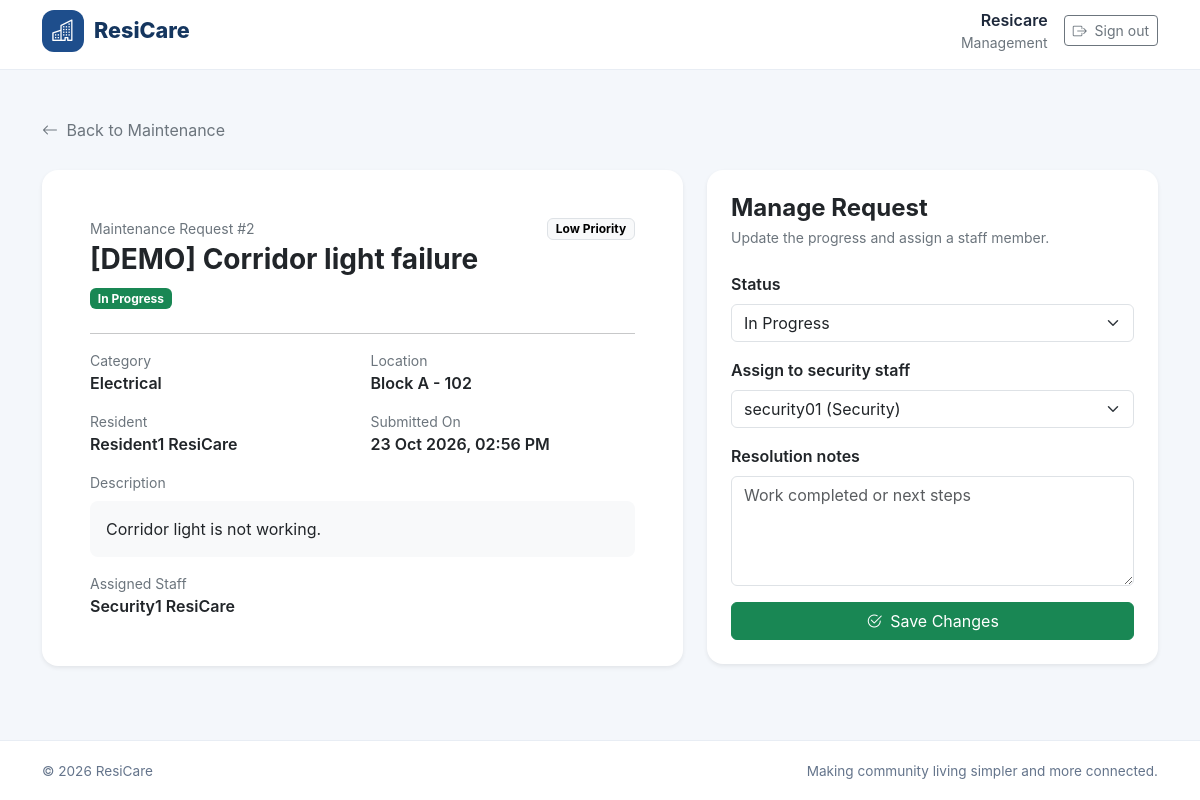
Screenshot of /maintenance/2/ (signed in) with the database file from the repository.
### accounts/models.py (models this page shows)
class User(AbstractUser):
    class Role(models.TextChoices):
        RESIDENT = "RESIDENT", "Resident"
        SECURITY = "SECURITY", "Security"
        MANAGEMENT = "MANAGEMENT", "Management"
    role = models.CharField(
        max_length=20,
        choices=Role.choices,
        default=Role.RESIDENT,
    )
    phone_number = models.CharField(
        max_length=15,
        blank=True,
    )
    def __str__(self):
        return f"{self.username} ({self.get_role_display()})"

### maintenance/models.py (models this page shows, shortened)
class MaintenanceRequest(models.Model):
    class Category(models.TextChoices):
        PLUMBING = "PLUMBING", "Plumbing"
        ELECTRICAL = "ELECTRICAL", "Electrical"
        CLEANING = "CLEANING", "Cleaning"
        LIFT = "LIFT", "Lift"
        WATER = "WATER", "Water Supply"
        SECURITY = "SECURITY", "Security"
        OTHER = "OTHER", "Other"
    class Priority(models.TextChoices):
        LOW = "LOW", "Low"
        MEDIUM = "MEDIUM", "Medium"
        HIGH = "HIGH", "High"
        URGENT = "URGENT", "Urgent"
    class Status(models.TextChoices):
        SUBMITTED = "SUBMITTED", "Submitted"
        IN_PROGRESS = "IN_PROGRESS", "In Progress"
        ON_HOLD = "ON_HOLD", "On Hold"
        RESOLVED = "RESOLVED", "Resolved"
        CLOSED = "CLOSED", "Closed"
    resident = models.ForeignKey(
        "residents.ResidentProfile",
        on_delete=models.PROTECT,
        related_name="maintenance_requests",
    )
    title = models.CharField(max_length=150)
    category = models.CharField(
        max_length=20,
        choices=Category.choices,
        default=Category.OTHER,
    )
    description = models.TextField()
    location = models.CharField(
        max_length=150,
        help_text="For example, Flat A-101 or the second-floor corridor.",
    )
    priority = models.CharField(
        max_length=10,
        choices=Priority.choices,
        default=Priority.MEDIUM,
    )
    status = models.CharField(
        max_length=15,
        choices=Status.choices,
        default=Status.SUBMITTED,
    )
    assigned_to = models.ForeignKey(
        settings.AUTH_USER_MODEL,
        on_delete=models.SET_NULL,
        null=True,
        blank=True,
        related_name="assigned_maintenance_requests",
    )
    resolution_notes = models.TextField(blank=True)
    created_at = models.DateTimeField(auto_now_add=True)
    updated_at = models.DateTimeField(auto_now=True)
    resolved_at = models.DateTimeField(null=True, blank=True)
    class Meta:
        ordering = ["-created_at"]

### residents/models.py (models this page shows, shortened)
class ResidentProfile(models.Model):
    class ResidentType(models.TextChoices):
        OWNER = "OWNER", "Owner"
        TENANT = "TENANT", "Tenant"
        FAMILY_MEMBER = "FAMILY_MEMBER", "Family Member"
    user = models.OneToOneField(
        settings.AUTH_USER_MODEL,
        on_delete=models.CASCADE,
        related_name="resident_profile",
    )
    apartment = models.ForeignKey(
        Apartment,
        on_delete=models.PROTECT,
        related_name="resident_profiles",
        null=True,
        blank=True,
    )
    resident_type = models.CharField(
        max_length=20,
        choices=ResidentType.choices,
        default=ResidentType.OWNER,
    )
    move_in_date = models.DateField(null=True, blank=True)
    emergency_contact_name = models.CharField(max_length=100, blank=True)
    emergency_contact_phone = models.CharField(max_length=15, blank=True)
    created_at = models.DateTimeField(auto_now_add=True)
    updated_at = models.DateTimeField(auto_now=True)
    class Meta:
        ordering = ["user__last_name", "user__first_name"]

### maintenance/views.py (the view, shortened to what this page needs)
@login_required
def request_detail(request, request_id):
    maintenance_request = get_object_or_404(
        MaintenanceRequest.objects.select_related(
            "resident__user", "assigned_to"
        ),
        pk=request_id,
    )
    user = request.user
    is_management = can_manage(user)
    is_security = user.role == "SECURITY"
    update_form = None
    if is_management or is_security:
        if request.method == "POST":
            if is_management:
                update_form = MaintenanceUpdateForm(
                    request.POST,
                    instance=maintenance_request,
                    user=user,
                )
            else:
                update_form = MaintenanceUpdateForm(
                    request.POST,
                    instance=maintenance_request,
                    user=user,
                )
            if update_form.is_valid():
                with transaction.atomic():
                    item = update_form.save(commit=False)
                    if is_security:
                        item.assigned_to = maintenance_request.assigned_to
                    if item.status in [
                        MaintenanceRequest.Status.RESOLVED,
                        MaintenanceRequest.Status.CLOSED,
                    ]:
                        if item.resolved_at is None:
                            item.resolved_at = timezone.now()
                    else:
                        item.resolved_at = None
                    item.save()
                messages.success(
                    request,
                    "Maintenance request updated successfully.",
                )
                return redirect(
                    "maintenance:request_detail",
                    request_id=maintenance_request.pk,
                )
        else:
            update_form = MaintenanceUpdateForm(
                instance=maintenance_request,
                user=user,
            )
    return render(
        request,
        "maintenance/request_detail.html",
        {
            "maintenance_request": maintenance_request,
            "update_form": update_form,
            "can_manage": is_management,
            "can_update": is_management or is_security,
        },
    )

### maintenance/views.py (called while the page is built)
def can_manage(user):
    return user.role == "MANAGEMENT"

### templates/maintenance/request_detail.html (shortened to what this page needs)
{% extends "base.html" %}
{% block content %}
<div class="container py-4 py-lg-5">
    <a href="{% url 'maintenance:dashboard' %}"
       class="text-decoration-none text-secondary">
        <i class="bi bi-arrow-left me-1"></i> Back to Maintenance
    </a>
    <div class="row g-4 mt-1">
        <div class="col-12 col-lg-7">
            <div class="card border-0 shadow-sm rounded-4">
                <div class="card-body p-4 p-lg-5">
                    <div class="d-flex flex-wrap justify-content-between gap-3 mb-4">
                        <div>
                            <div class="small text-secondary mb-1">
                                Maintenance Request #{{ maintenance_request.id }}
                            </div>
                            <h1 class="h3 fw-bold mb-2">
                                {{ maintenance_request.title }}
                            </h1>
                            <span class="badge text-bg-success">
                                {{ maintenance_request.get_status_display }}
                            </span>
                        </div>
                        <span class="badge text-bg-light border align-self-start">
                            {{ maintenance_request.get_priority_display }} Priority
                        </span>
                    </div>
                    <hr>
                    <div class="row g-3">
                        <div class="col-12 col-sm-6">
                            <div class="small text-secondary">Category</div>
                            <div class="fw-semibold">
                                {{ maintenance_request.get_category_display }}
                            </div>
                        </div>
                        <div class="col-12 col-sm-6">
                            <div class="small text-secondary">Location</div>
                            <div class="fw-semibold">
                                {{ maintenance_request.location }}
                            </div>
                        </div>
                        <div class="col-12 col-sm-6">
                            <div class="small text-secondary">Resident</div>
                            <div class="fw-semibold">
                                {{ maintenance_request.resident.user.get_full_name|default:maintenance_request.resident.user.username }}
                            </div>
                        </div>
                        <div class="col-12 col-sm-6">
                            <div class="small text-secondary">Submitted On</div>
                            <div class="fw-semibold">
                                {{ maintenance_request.created_at|date:"d M Y, h:i A" }}
                            </div>
                        </div>
                        <div class="col-12">
                            <div class="small text-secondary mb-2">Description</div>
                            <div class="bg-light rounded-3 p-3"
                                 style="white-space: pre-wrap;">{{ maintenance_request.description }}</div>
                        </div>
                        <div class="col-12">
                            <div class="small text-secondary">Assigned Staff</div>
                            <div class="fw-semibold">
                                {% if maintenance_request.assigned_to %}
                                    {{ maintenance_request.assigned_to.get_full_name|default:maintenance_request.assigned_to.username }}
                                {% else %}
                                    Not assigned yet
                                {% endif %}
                            </div>
                        </div>
                    </div>
                </div>
            </div>
        </div>
        {% if can_manage %}
        <div class="col-12 col-lg-5">
            <div class="card border-0 shadow-sm rounded-4">
                <div class="card-body p-4">
                    <h2 class="h4 fw-bold mb-1">Manage Request</h2>
                    <p class="text-secondary small mb-4">
                        Update the progress and assign a staff member.
                    </p>
                    <form method="post">
                        {% for field in update_form %}
                        <div class="mb-3">
                            <label for="{{ field.id_for_label }}"
                                   class="form-label fw-semibold">
                                {{ field.label }}
                            </label>
                            {{ field }}
                        </div>
                        {% endfor %}
                        <button type="submit" class="btn btn-success w-100">
                            <i class="bi bi-check2-circle me-2"></i>Save Changes
                        </button>
                    </form>
                </div>
            </div>
        </div>
        {% endif %}
    </div>
</div>
{% endblock %}

### templates/base.html (shortened to what this page needs)
{% load static %}
<!DOCTYPE html>
<html lang="en">
<head>
    <link href="https://cdn.jsdelivr.net/npm/bootstrap@5.3.3/dist/css/bootstrap.min.css"
          rel="stylesheet">
    <link href="https://cdn.jsdelivr.net/npm/bootstrap-icons@1.11.3/font/bootstrap-icons.min.css"
          rel="stylesheet">
</head>
<body>
    <header class="rc-navbar">
        <nav class="container h-100 d-flex align-items-center justify-content-between py-2">
            <a href="{% if user.is_authenticated %}{% url 'dashboard' %}{% else %}{% url 'login' %}{% endif %}"
               class="rc-brand">
                <span class="rc-brand-icon">
                    <i class="bi bi-buildings"></i>
                </span>
                <span>ResiCare</span>
            </a>
            {% if user.is_authenticated %}
                <div class="d-flex align-items-center gap-3">
                    <div class="d-none d-sm-block text-end">
                        <div class="fw-semibold">{{ user.get_full_name|default:user.username }}</div>
                        <div class="small text-secondary">{{ user.get_role_display }}</div>
                    </div>
                    <form method="post" action="{% url 'logout' %}" class="m-0">
                        <button type="submit" class="btn btn-outline-secondary btn-sm">
                            <i class="bi bi-box-arrow-right me-1"></i>
                            Sign out
                        </button>
                    </form>
                </div>
            {% endif %}
        </nav>
    </header>
    <main class="rc-main">
        {% block content %}{% endblock %}
    </main>
    <footer class="rc-footer">
        <div class="container d-flex flex-column flex-sm-row justify-content-between gap-2">
            <span>&copy; {% now "Y" %} ResiCare</span>
            <span>Making community living simpler and more connected.</span>
        </div>
    </footer>
</body>
</html>

### templates/base.html (style rules this page uses)
:root { --rc-primary: #1e4e8c; --rc-primary-dark: #15365f; --rc-background: #f4f7fb; --rc-text: #1e293b; --rc-muted: #64748b; }
* { box-sizing: border-box; }
body { margin: 0; font-family: Inter, "Segoe UI", Arial, sans-serif; color: var(--rc-text); background: var(--rc-background); }
.rc-navbar { min-height: 70px; background: #fff; border-bottom: 1px solid #e8edf4; }
.rc-brand { display: inline-flex; align-items: center; gap: 10px; color: var(--rc-primary-dark); font-size: 1.35rem; font-weight: 800; text-decoration: none; }
.rc-brand-icon { display: inline-flex; align-items: center; justify-content: center; width: 42px; height: 42px; color: #fff; background: var(--rc-primary); border-radius: 12px; }
.rc-main { min-height: calc(100vh - 130px); }
.rc-footer { padding: 20px 0; color: var(--rc-muted); background: #fff; border-top: 1px solid #e8edf4; font-size: .85rem; }

### rows the page displays
User: get_full_name "Resicare", role "Management"
MaintenanceRequest: id "2", title "[DEMO] Corridor light failure", status "In Progress", priority "Low", category "Electrical", location "Block A - 102", resident.user.get_full_name "Resident1 ResiCare", created_at "23 Oct 2026, 02:56 PM", description "Corridor light is not working.", assigned_to.get_full_name "Security1 ResiCare", update_form "In Progress" "security01 (Security)"

### other values shown
{{ field.label }} "Status" "Assign to security staff" "Resolution notes"
